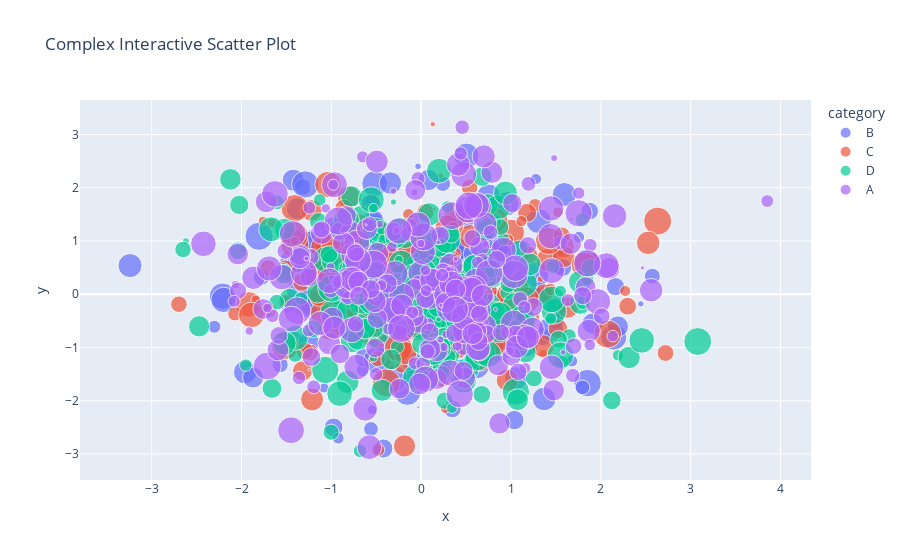

Write notebook code for a chart like this one.
### Code cell
import plotly.express as px
import pandas as pd
import numpy as np

# Simulate a large, high-dimensional dataset
np.random.seed(42)
df = pd.DataFrame({
    'x': np.random.randn(1000),
    'y': np.random.randn(1000),
    'category': np.random.choice(['A', 'B', 'C', 'D'], 1000),
    'size': np.random.rand(1000) * 100,
    'color': np.random.rand(1000)
})

# Interactive scatter plot with color, size, and category
fig = px.scatter(
    df, x='x', y='y',
    color='category',
    size='size',
    hover_data=['color'],
    title='Complex Interactive Scatter Plot'
)
fig.show()

### Figure 1 — Plotly figure (JSON) as saved in the notebook; plotly's stock layout.template omitted (floating-point values rounded to 4 significant figures; data arrays with more than 128 entries replaced by an {"elided": "..."} marker saying what was removed)
{"data": [{"customdata": {"elided": "238x1 float values"}, "hovertemplate": "category=B<br>x=%{x}<br>y=%{y}<br>size=%{marker.size}<br>color=%{customdata[0]}<extra></extra>", "legendgroup": "B", "marker": {"color": "#636efa", "size": {"elided": "238 float values"}, "sizemode": "area", "sizeref": 0.2499, "symbol": "circle"}, "mode": "markers", "name": "B", "orientation": "v", "showlegend": true, "type": "scatter", "x": {"elided": "238 float values"}, "xaxis": "x", "y": {"elided": "238 float values"}, "yaxis": "y"}, {"customdata": {"elided": "240x1 float values"}, "hovertemplate": "category=C<br>x=%{x}<br>y=%{y}<br>size=%{marker.size}<br>color=%{customdata[0]}<extra></extra>", "legendgroup": "C", "marker": {"color": "#EF553B", "size": {"elided": "240 float values"}, "sizemode": "area", "sizeref": 0.2499, "symbol": "circle"}, "mode": "markers", "name": "C", "orientation": "v", "showlegend": true, "type": "scatter", "x": {"elided": "240 float values"}, "xaxis": "x", "y": {"elided": "240 float values"}, "yaxis": "y"}, {"customdata": {"elided": "252x1 float values"}, "hovertemplate": "category=D<br>x=%{x}<br>y=%{y}<br>size=%{marker.size}<br>color=%{customdata[0]}<extra></extra>", "legendgroup": "D", "marker": {"color": "#00cc96", "size": {"elided": "252 float values"}, "sizemode": "area", "sizeref": 0.2499, "symbol": "circle"}, "mode": "markers", "name": "D", "orientation": "v", "showlegend": true, "type": "scatter", "x": {"elided": "252 float values"}, "xaxis": "x", "y": {"elided": "252 float values"}, "yaxis": "y"}, {"customdata": {"elided": "270x1 float values"}, "hovertemplate": "category=A<br>x=%{x}<br>y=%{y}<br>size=%{marker.size}<br>color=%{customdata[0]}<extra></extra>", "legendgroup": "A", "marker": {"color": "#ab63fa", "size": {"elided": "270 float values"}, "sizemode": "area", "sizeref": 0.2499, "symbol": "circle"}, "mode": "markers", "name": "A", "orientation": "v", "showlegend": true, "type": "scatter", "x": {"elided": "270 float values"}, "xaxis": "x", "y": {"elided": "270 float values"}, "yaxis": "y"}], "layout": {"legend": {"itemsizing": "constant", "title": {"text": "category"}, "tracegroupgap": 0}, "title": {"text": "Complex Interactive Scatter Plot"}, "xaxis": {"anchor": "y", "domain": [0, 1], "title": {"text": "x"}}, "yaxis": {"anchor": "x", "domain": [0, 1], "title": {"text": "y"}}}}
